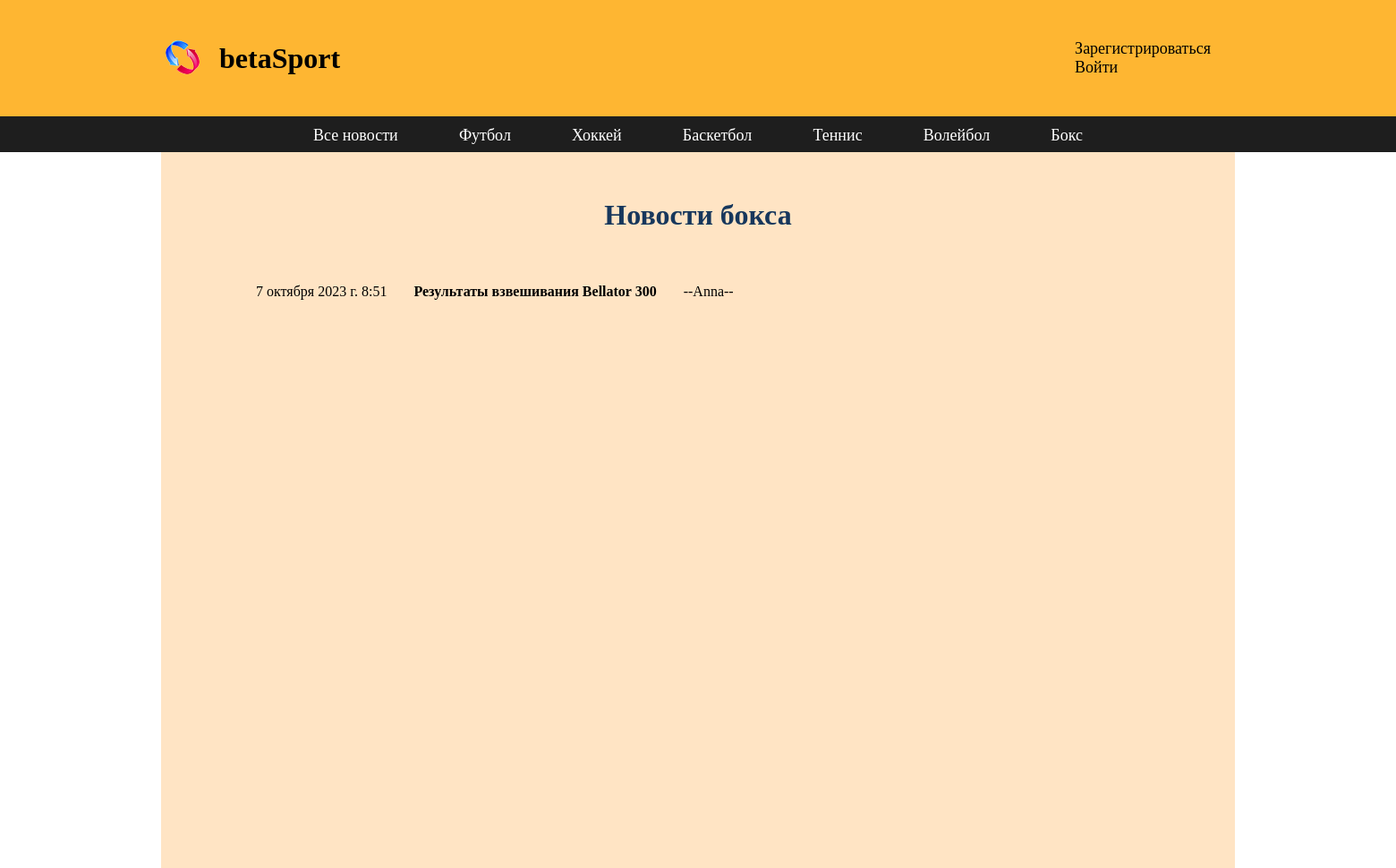
The page /box/ on the database as committed earlier.
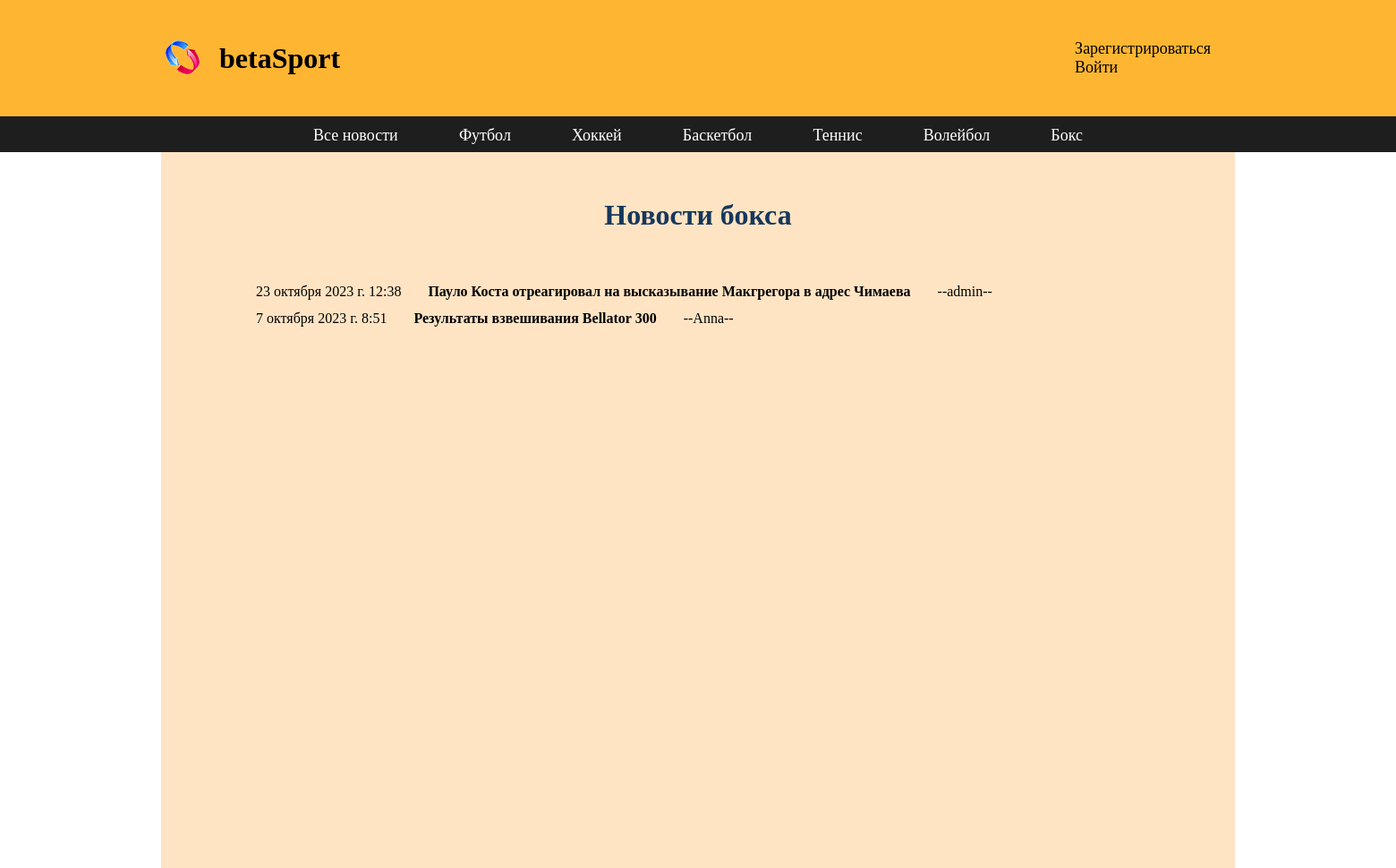
The same page on the database as committed later.
### newpost/models.py (models this page shows, shortened)
class Sportnews(models.Model):
    sport = [
        (1, "футбол"),
        (2, "хоккей"),
        (3, "баскетбол"),
        (4, "теннис"),
        (5, "волейбол"),
        (6, "бокс")
    ]
    tsport = models.PositiveSmallIntegerField('tsport', choices=sport)
    title = models.CharField(max_length=100)
    news = models.TextField(max_length=1500)
    created = models.DateTimeField(auto_now_add=True)
    image = models.ImageField(upload_to='images/', blank=True)
    user = models.ForeignKey(User, on_delete=models.CASCADE, blank=True)
    vote_total = models.IntegerField(default=0)
    vote_ratio = models.IntegerField(default=0)

### newpost/views.py (the view)
# urls.py: path('box/', views.box, name='box'),
def box(request):
    an = Sportnews.objects.order_by('-created')
    return render(request, 'newpost/box.html', {'an': an})

### newpost/templates/newpost/box.html
{% extends 'newpost/base.html' %}
{% block content %}
<div class="aut">
    <div class="zag">
            <h1>Новости бокса</h1>
    </div>
</div>
<div class="new">
    {% for i in an %}
        {% if i.tsport == 6 %}
        <div class="blok">
            <div class="creat"> {{ i.created }} </div>
            <div class="tit"> <a href="{% url 'detail' i.id %}"> {{ i.title }} </a> </div>
            <div class="us"> --{{ i.user }}-- </div>
         </div>
        {% endif %}
    {% endfor %}
</div>
{% endblock %}

Rows that differ between the two databases and show on the page:
added Sportnews: created "23 октября 2023 г. 12:38", title "Пауло Коста отреагировал на высказывание Макгрегора в адрес Чимаева", user "admin"
